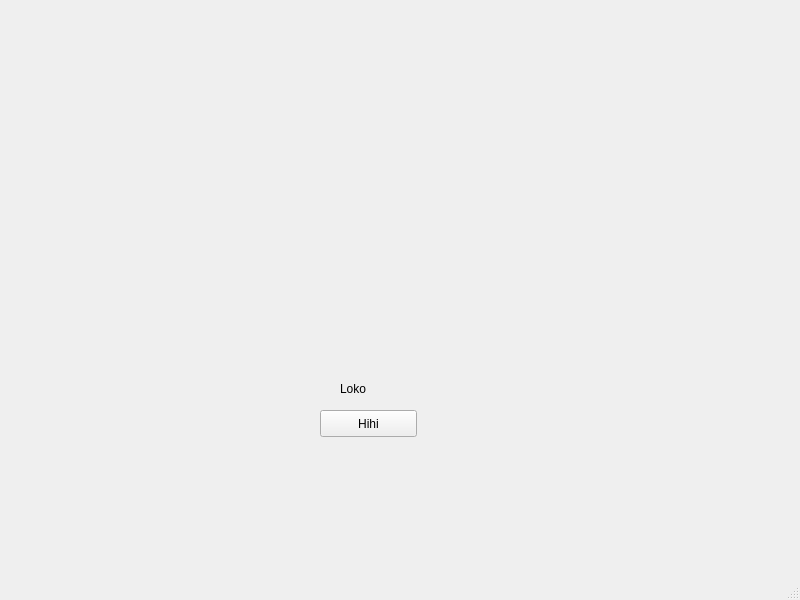
<?xml version="1.0" encoding="UTF-8"?>
<ui version="4.0">
 <class>MainWindow</class>
 <widget class="QMainWindow" name="MainWindow">
  <property name="geometry">
   <rect>
    <x>0</x>
    <y>0</y>
    <width>800</width>
    <height>600</height>
   </rect>
  </property>
  <property name="windowTitle">
   <string>MainWindow</string>
  </property>
  <widget class="QWidget" name="centralwidget">
   <widget class="QPushButton" name="pushButton">
    <property name="geometry">
     <rect>
      <x>320</x>
      <y>410</y>
      <width>97</width>
      <height>27</height>
     </rect>
    </property>
    <property name="text">
     <string>Hihi</string>
    </property>
   </widget>
   <widget class="QLabel" name="label">
    <property name="geometry">
     <rect>
      <x>340</x>
      <y>380</y>
      <width>66</width>
      <height>17</height>
     </rect>
    </property>
    <property name="text">
     <string>Loko</string>
    </property>
   </widget>
  </widget>
  <widget class="QMenuBar" name="menubar">
   <property name="geometry">
    <rect>
     <x>0</x>
     <y>0</y>
     <width>800</width>
     <height>25</height>
    </rect>
   </property>
  </widget>
  <widget class="QStatusBar" name="statusbar"/>
 </widget>
 <resources/>
 <connections/>
</ui>
